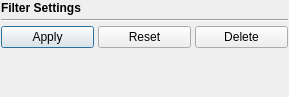
<?xml version="1.0" encoding="UTF-8"?>
<ui version="4.0">
 <class>VSFilterSettingsWidget</class>
 <widget class="QWidget" name="VSFilterSettingsWidget">
  <property name="geometry">
   <rect>
    <x>0</x>
    <y>0</y>
    <width>289</width>
    <height>97</height>
   </rect>
  </property>
  <property name="windowTitle">
   <string>Visualization Filter Settings</string>
  </property>
  <layout class="QGridLayout" name="gridLayout">
   <property name="leftMargin">
    <number>1</number>
   </property>
   <property name="topMargin">
    <number>1</number>
   </property>
   <property name="rightMargin">
    <number>1</number>
   </property>
   <property name="bottomMargin">
    <number>1</number>
   </property>
   <property name="spacing">
    <number>4</number>
   </property>
   <item row="0" column="0">
    <widget class="QLabel" name="label">
     <property name="font">
      <font>
       <weight>75</weight>
       <bold>true</bold>
      </font>
     </property>
     <property name="text">
      <string>Filter Settings</string>
     </property>
    </widget>
   </item>
   <item row="2" column="0">
    <widget class="QWidget" name="filterControlsWidget" native="true">
     <property name="sizePolicy">
      <sizepolicy hsizetype="Preferred" vsizetype="Minimum">
       <horstretch>0</horstretch>
       <verstretch>0</verstretch>
      </sizepolicy>
     </property>
     <layout class="QHBoxLayout" name="horizontalLayout">
      <property name="spacing">
       <number>4</number>
      </property>
      <property name="leftMargin">
       <number>0</number>
      </property>
      <property name="topMargin">
       <number>0</number>
      </property>
      <property name="rightMargin">
       <number>0</number>
      </property>
      <property name="bottomMargin">
       <number>0</number>
      </property>
      <item>
       <widget class="QPushButton" name="applyBtn">
        <property name="text">
         <string>Apply</string>
        </property>
        <property name="default">
         <bool>true</bool>
        </property>
        <property name="flat">
         <bool>false</bool>
        </property>
       </widget>
      </item>
      <item>
       <widget class="QPushButton" name="resetBtn">
        <property name="text">
         <string>Reset</string>
        </property>
       </widget>
      </item>
      <item>
       <widget class="QPushButton" name="deleteBtn">
        <property name="text">
         <string>Delete</string>
        </property>
       </widget>
      </item>
     </layout>
    </widget>
   </item>
   <item row="3" column="0">
    <widget class="QWidget" name="filterWidgetContainer" native="true">
     <property name="sizePolicy">
      <sizepolicy hsizetype="Preferred" vsizetype="MinimumExpanding">
       <horstretch>0</horstretch>
       <verstretch>0</verstretch>
      </sizepolicy>
     </property>
     <property name="minimumSize">
      <size>
       <width>0</width>
       <height>0</height>
      </size>
     </property>
     <layout class="QGridLayout" name="filterWidgetLayout">
      <property name="leftMargin">
       <number>0</number>
      </property>
      <property name="topMargin">
       <number>0</number>
      </property>
      <property name="rightMargin">
       <number>0</number>
      </property>
      <property name="bottomMargin">
       <number>0</number>
      </property>
      <property name="spacing">
       <number>4</number>
      </property>
     </layout>
    </widget>
   </item>
   <item row="1" column="0">
    <widget class="Line" name="line">
     <property name="orientation">
      <enum>Qt::Horizontal</enum>
     </property>
    </widget>
   </item>
  </layout>
 </widget>
 <resources/>
 <connections/>
</ui>
